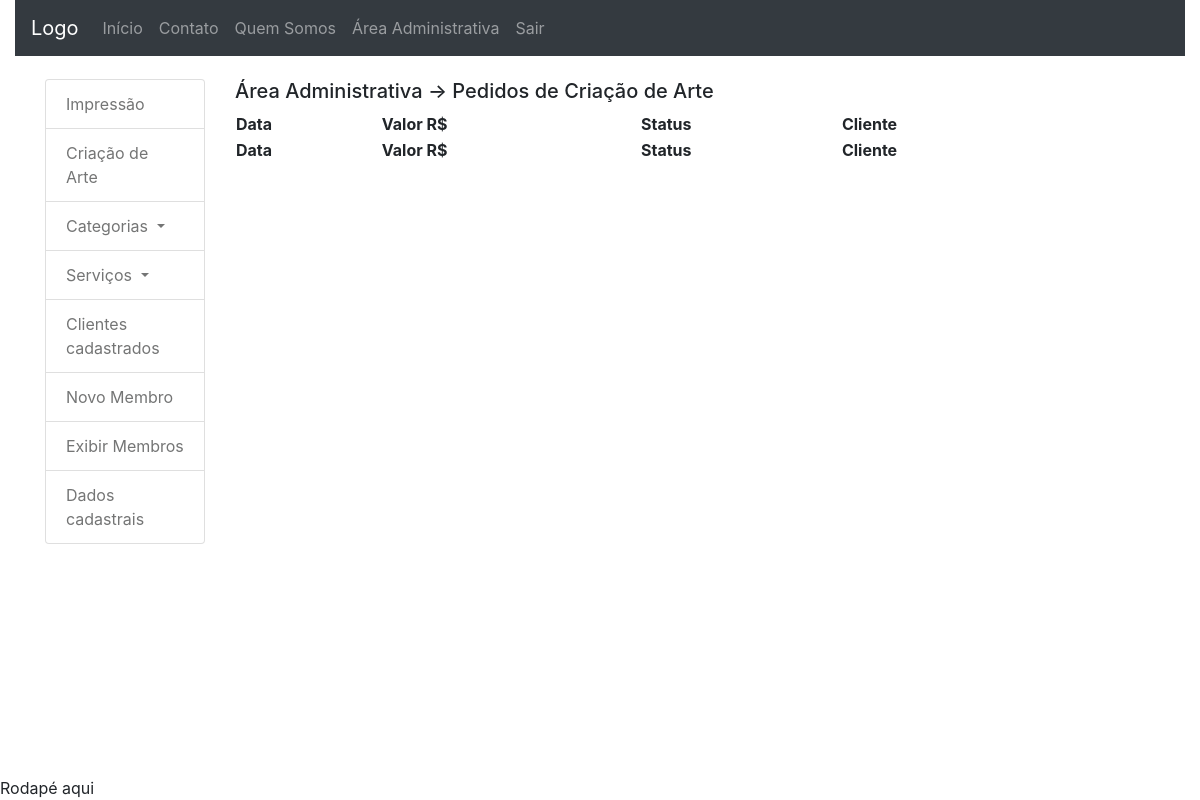
The app's page /area_administrativa/artcreation_admin (signed in), older data.
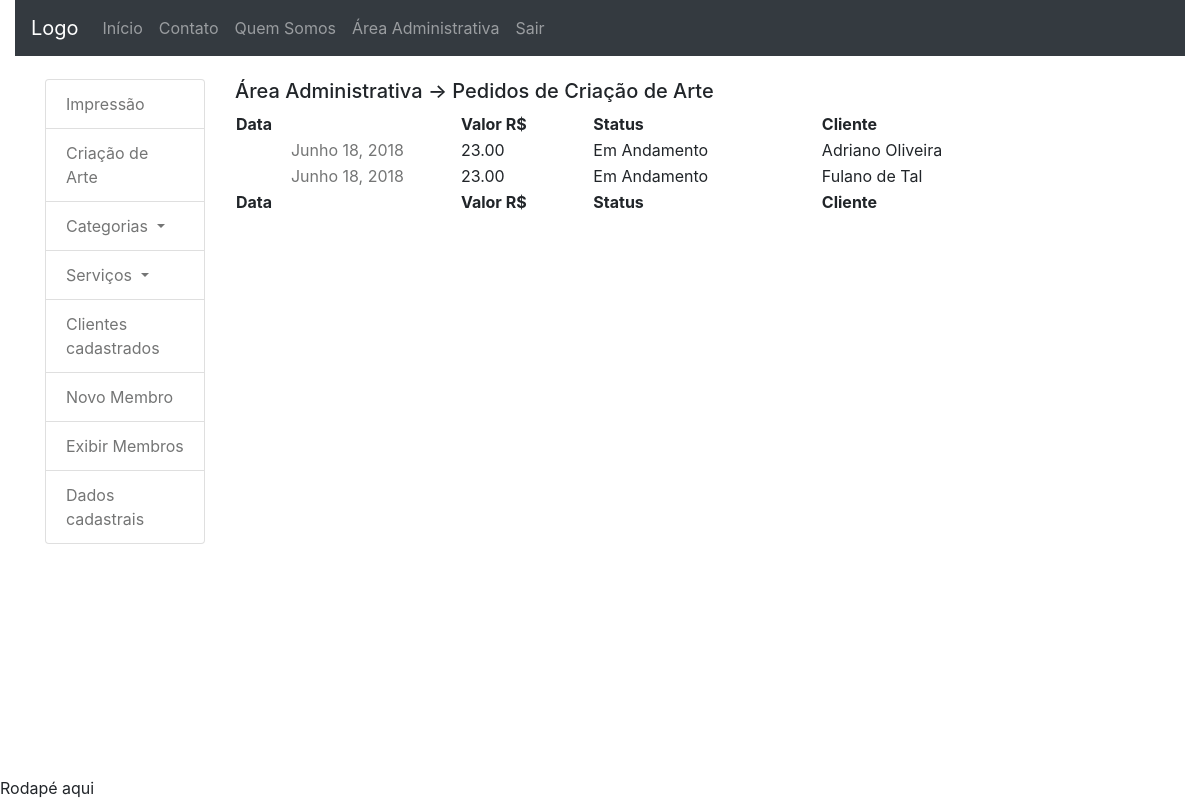
The same page, newer data.
### dashboard_client/models.py (models this page shows, shortened)
class OrderArt(models.Model):
	date = models.DateField(default=date.today, editable=False)
	value = models.DecimalField('Valor R$', max_digits=5,
		decimal_places=2, default=0)
	status = models.CharField('Status do Pedido', max_length=2,
		choices=STATUS_CHOICE, default='EA')
	user = models.ForeignKey(User, on_delete=models.CASCADE)
	model = models.FileField(upload_to='orderArt_models', blank=True,
		null=True)
	transaction_id = models.CharField('ID da transação', max_length=100, null=True,
		blank=True)
	class Meta:
		verbose_name = 'Pedido Criação de Arte'
		verbose_name_plural = 'Pedidos Criação de Arte'
		ordering = ['date']

### accounts/models.py (models this page shows, shortened)
class User(AbstractBaseUser, PermissionsMixin):
	UF_CHOICES = (
    ('AC','Acre'), ('AL','Alagoas'), ('AP','Amapá'),
    ('AM','Amazonas'), ('BA','Bahia'), ('CE','Ceará'),
    ('DF','Distrito Federal'), ('ES','Espírito Santo'),
    ('GO','Goiás'), ('MA','Maranhão'), ('MT','Mato Grosso'),
    ('MS','Mato Grosso do Sul'), ('MG','Minas Gerais'),
    ('PA','Pará'), ('PB','Paraíba'), ('PR','Paraná'),
    ('PE','Pernambuco'), ('PI','Piauí'),
    ('RJ','Rio de Janeiro'), ('RN','Rio Grande do Norte'),
    ('RS','Rio Grande do Sul'), ('RO','Rondônia'),
    ('RR','Roraima'), ('SC','Santa Catarina'),
    ('SP','São Paulo'), ('SE','Sergipe'),
	('TO','Tacantins'), )
	username = models.CharField(
		'Login', max_length=30, unique=True, validators=[
			validators.RegexValidator(
				re.compile('^[\w.@+-]+$'),
				'Informe um nome de usuário válido. '
				'Este valor deve conter apenas letras, números '
				'e os caracteres: @/./+/-/_ .'
				, 'invalid'
			)
		], help_text='Um nome curto que será usado para identificá-lo de forma única na plataforma'
	)
	name = models.CharField('Nome', max_length=100, blank=True)
	email = models.EmailField('E-mail', unique=True)
	telefone = models.CharField('Telefone', max_length=20, null=True,
		blank=True)
	cpf = models.CharField('CPF', max_length=11, null=True, blank=True)
	logradouro = models.CharField('Rua/Avenida', max_length=100,
		null=True, blank=True)
	numero = models.CharField('Número', max_length=100,
		null=True, blank=True)
	cep = models.CharField('CEP', max_length=10, null=True, blank=True)
	complemento = models.TextField('Complamento', max_length=100,
		null=True, blank=True)
	bairro = models.CharField('Bairro', max_length=100, null=True, blank=True)
	cidade = models.CharField('Cidade', max_length=100, null=True, blank=True)
	estado = models.CharField('Estado', max_length=100, null=True, blank=True,
		choices=UF_CHOICES)
	is_staff = models.BooleanField('Equipe', default=False)
	is_active = models.BooleanField('Ativo', default=True)
	date_joined = models.DateTimeField('Data de Entrada', auto_now_add=True)
	USERNAME_FIELD = 'username'
	REQUIRED_FIELDS = ['email']
	objects = UserManager()
	class Meta:
		verbose_name = 'Usuário'
		verbose_name_plural = 'Usuários'
	def __str__(self):
		return self.name or self.username

### dashboard_admin/views.py (the view)
# urls.py: path('artcreation_admin', views.artcreation_admin,
@login_required
def artcreation_admin(request):
	orderart_list = OrderArt.objects.all()
	context = {'orderart_list': orderart_list}
	if request.user.is_staff:
		return render(request, 'dashboard_admin/artcreation_admin.html', context)
	else:
		msg = "Você não tem permissão para acessar essa área"
		return render(request, 'accounts/errors.html', {'msg': msg})

### dashboard_admin/templatetags/da_tags.py (called while the page is built)
@register.simple_tag
def show_status(status):
	if status == 'FZ':
		return 'Finalizado'
	elif status == 'EA':
		return 'Em Andamento'
	elif status == 'CL':
		return 'Cancelado'
	elif status == 'PG':
		return 'Pago'

### dashboard_admin/templates/dashboard_admin/artcreation_admin.html (shortened to what this page needs)
{% extends 'dashboard_admin/index.html' %}
{% block extra %}
{% load da_tags %}
{% endblock %}
{% block central_column %}
<div class="col-sm-9">
	{% block dashboard_title %}
	<h5>Área Administrativa -> Pedidos de Criação de Arte</h5>
	{% endblock %}
    <div class="panel-body">
      <table id="table" class="display" cellspacing="0"
            width="100%">
        <thead>
          <tr>
            <th>Data</th>
            <th>Valor R$</th>
            <th>Status</th>
            <th>Cliente</th>
          </tr>
        </thead>
        <tfoot>
          <tr>
            <th>Data</th>
            <th>Valor R$</th>
            <th>Status</th>
            <th>Cliente</th>
          </tr>
        </tfoot>
        <tbody>
          {% for orderart in orderart_list %}
          <tr>
          	<td style="text-align: center;">
          	<a href="{% url 'dashboard_admin:datail_oa' orderart.id %}"
          	title="Exibir Detalhes do Pedido">
              {{ orderart.date }}
          	</a>
            </td>
            <td>{{ orderart.value }}</td>
            <td>{% show_status orderart.status %}</td>
            <td>{{ orderart.user }}</td>
          </tr>
           {% endfor %}
        </tbody>
      </table>
    </div>
</div>
{% endblock %}

Row changes from the older to the newer data that the page shows:
added OrderArt: date "Junho 18, 2018", value "23.00", status "Em Andamento", user "Adriano Oliveira"
added OrderArt: date "Junho 18, 2018", value "23.00", status "Em Andamento", user "Fulano de Tal"
